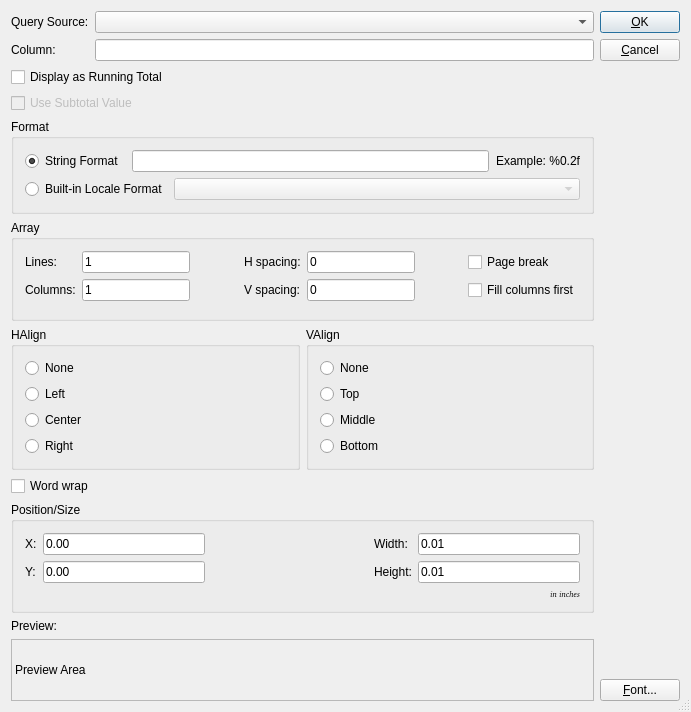
<?xml version="1.0" encoding="UTF-8"?>
<ui version="4.0">
 <comment> * OpenRPT report writer and rendering engine
 * Copyright (C) 2001-2014 by OpenMFG, LLC
 *
 * This library is free software; you can redistribute it and/or
 * modify it under the terms of the GNU Lesser General Public
 * License as published by the Free Software Foundation; either
 * version 2.1 of the License, or (at your option) any later version.
 *
 * This library is distributed in the hope that it will be useful,
 * but WITHOUT ANY WARRANTY; without even the implied warranty of
 * MERCHANTABILITY or FITNESS FOR A PARTICULAR PURPOSE. See the GNU
 * Lesser General Public License for more details.
 *
 * You should have received a copy of the GNU Lesser General Public
 * License along with this library; if not, write to the Free Software
 * Foundation, Inc., 59 Temple Place, Suite 330, Boston, MA 02111-1307 USA
 * Please contact info@openmfg.com with any questions on this license.</comment>
 <class>FieldEditor</class>
 <widget class="QDialog" name="FieldEditor">
  <property name="geometry">
   <rect>
    <x>0</x>
    <y>0</y>
    <width>691</width>
    <height>712</height>
   </rect>
  </property>
  <property name="sizePolicy">
   <sizepolicy hsizetype="Minimum" vsizetype="Minimum">
    <horstretch>0</horstretch>
    <verstretch>0</verstretch>
   </sizepolicy>
  </property>
  <property name="windowTitle">
   <string>Properties (Field)</string>
  </property>
  <property name="sizeGripEnabled">
   <bool>true</bool>
  </property>
  <layout class="QHBoxLayout" name="horizontalLayout">
   <item>
    <layout class="QVBoxLayout" name="verticalLayout">
     <item>
      <layout class="QGridLayout">
       <property name="margin">
        <number>0</number>
       </property>
       <property name="spacing">
        <number>6</number>
       </property>
       <item row="1" column="1">
        <widget class="QLineEdit" name="tbColumn"/>
       </item>
       <item row="0" column="0">
        <widget class="QLabel" name="TextLabel1_3">
         <property name="text">
          <string>Query Source:</string>
         </property>
        </widget>
       </item>
       <item row="1" column="0">
        <widget class="QLabel" name="TextLabel1">
         <property name="sizePolicy">
          <sizepolicy hsizetype="Preferred" vsizetype="Minimum">
           <horstretch>0</horstretch>
           <verstretch>0</verstretch>
          </sizepolicy>
         </property>
         <property name="text">
          <string>Column:</string>
         </property>
        </widget>
       </item>
       <item row="0" column="1">
        <widget class="QueryComboBox" name="cbQuery"/>
       </item>
      </layout>
     </item>
     <item>
      <widget class="QCheckBox" name="_cbRTotal">
       <property name="text">
        <string>Display as Running Total</string>
       </property>
      </widget>
     </item>
     <item>
      <widget class="QCheckBox" name="_cbSubTotal">
       <property name="enabled">
        <bool>false</bool>
       </property>
       <property name="text">
        <string>Use Subtotal Value</string>
       </property>
      </widget>
     </item>
     <item>
      <widget class="QGroupBox" name="_gbFormat">
       <property name="title">
        <string>Format</string>
       </property>
       <layout class="QVBoxLayout">
        <property name="spacing">
         <number>6</number>
        </property>
        <property name="margin">
         <number>11</number>
        </property>
        <item>
         <layout class="QHBoxLayout">
          <property name="spacing">
           <number>6</number>
          </property>
          <property name="margin">
           <number>0</number>
          </property>
          <item>
           <widget class="QRadioButton" name="_rbStringFormat">
            <property name="text">
             <string>String Format </string>
            </property>
            <property name="checked">
             <bool>true</bool>
            </property>
           </widget>
          </item>
          <item>
           <widget class="QLineEdit" name="_leRTotalFormat"/>
          </item>
          <item>
           <widget class="QLabel" name="_lblRTotalExample">
            <property name="sizePolicy">
             <sizepolicy hsizetype="Minimum" vsizetype="Preferred">
              <horstretch>0</horstretch>
              <verstretch>0</verstretch>
             </sizepolicy>
            </property>
            <property name="text">
             <string>Example: %0.2f</string>
            </property>
            <property name="alignment">
             <set>Qt::AlignRight|Qt::AlignTrailing|Qt::AlignVCenter</set>
            </property>
           </widget>
          </item>
         </layout>
        </item>
        <item>
         <layout class="QHBoxLayout">
          <property name="spacing">
           <number>6</number>
          </property>
          <property name="margin">
           <number>0</number>
          </property>
          <item>
           <widget class="QRadioButton" name="_rbBuiltinFormat">
            <property name="text">
             <string>Built-in Locale Format</string>
            </property>
           </widget>
          </item>
          <item>
           <widget class="QComboBox" name="_cbBuiltinFormat">
            <property name="enabled">
             <bool>false</bool>
            </property>
            <property name="sizePolicy">
             <sizepolicy hsizetype="MinimumExpanding" vsizetype="Fixed">
              <horstretch>0</horstretch>
              <verstretch>0</verstretch>
             </sizepolicy>
            </property>
           </widget>
          </item>
         </layout>
        </item>
       </layout>
      </widget>
     </item>
     <item>
      <widget class="QGroupBox" name="GroupBox_Array">
       <property name="title">
        <string>Array</string>
       </property>
       <layout class="QGridLayout" name="_3">
        <property name="margin">
         <number>11</number>
        </property>
        <property name="spacing">
         <number>6</number>
        </property>
        <item row="1" column="1">
         <widget class="QLineEdit" name="leColumns">
          <property name="maximumSize">
           <size>
            <width>16777215</width>
            <height>16777215</height>
           </size>
          </property>
          <property name="text">
           <string>1</string>
          </property>
         </widget>
        </item>
        <item row="1" column="0">
         <widget class="QLabel" name="TextLabel2_2">
          <property name="text">
           <string>Columns:</string>
          </property>
         </widget>
        </item>
        <item row="0" column="0">
         <widget class="QLabel" name="TextLabel1_3_3">
          <property name="text">
           <string>Lines:</string>
          </property>
         </widget>
        </item>
        <item row="0" column="1">
         <widget class="QLineEdit" name="leLines">
          <property name="maximumSize">
           <size>
            <width>16777215</width>
            <height>16777215</height>
           </size>
          </property>
          <property name="text">
           <string>1</string>
          </property>
         </widget>
        </item>
        <item row="0" column="2" rowspan="3">
         <spacer name="horizontalSpacer">
          <property name="orientation">
           <enum>Qt::Horizontal</enum>
          </property>
          <property name="sizeHint" stdset="0">
           <size>
            <width>20</width>
            <height>20</height>
           </size>
          </property>
         </spacer>
        </item>
        <item row="0" column="4">
         <widget class="QLabel" name="TextLabel2_3">
          <property name="text">
           <string>H spacing:</string>
          </property>
         </widget>
        </item>
        <item row="1" column="4">
         <widget class="QLabel" name="TextLabel1_3_4">
          <property name="text">
           <string>V spacing:</string>
          </property>
         </widget>
        </item>
        <item row="0" column="5">
         <widget class="QLineEdit" name="leXSpacing">
          <property name="maximumSize">
           <size>
            <width>16777215</width>
            <height>16777215</height>
           </size>
          </property>
          <property name="text">
           <string>0</string>
          </property>
         </widget>
        </item>
        <item row="1" column="5">
         <widget class="QLineEdit" name="leYSpacing">
          <property name="maximumSize">
           <size>
            <width>16777215</width>
            <height>16777215</height>
           </size>
          </property>
          <property name="text">
           <string>0</string>
          </property>
         </widget>
        </item>
        <item row="0" column="7">
         <widget class="QCheckBox" name="_cbPageBreak">
          <property name="text">
           <string>Page break</string>
          </property>
         </widget>
        </item>
        <item row="1" column="7">
         <widget class="QCheckBox" name="_cbLeftToRight">
          <property name="text">
           <string>Fill columns first</string>
          </property>
         </widget>
        </item>
        <item row="0" column="6">
         <spacer name="horizontalSpacer_3">
          <property name="orientation">
           <enum>Qt::Horizontal</enum>
          </property>
          <property name="sizeHint" stdset="0">
           <size>
            <width>20</width>
            <height>20</height>
           </size>
          </property>
         </spacer>
        </item>
       </layout>
      </widget>
     </item>
     <item>
      <layout class="QHBoxLayout">
       <property name="spacing">
        <number>6</number>
       </property>
       <property name="margin">
        <number>0</number>
       </property>
       <item>
        <widget class="QGroupBox" name="bgHAlign">
         <property name="sizePolicy">
          <sizepolicy hsizetype="Preferred" vsizetype="Minimum">
           <horstretch>0</horstretch>
           <verstretch>0</verstretch>
          </sizepolicy>
         </property>
         <property name="title">
          <string>HAlign</string>
         </property>
         <layout class="QVBoxLayout">
          <item>
           <widget class="QRadioButton" name="rbHAlignNone">
            <property name="text">
             <string>None</string>
            </property>
           </widget>
          </item>
          <item>
           <widget class="QRadioButton" name="rbHAlignLeft">
            <property name="text">
             <string>Left</string>
            </property>
           </widget>
          </item>
          <item>
           <widget class="QRadioButton" name="rbHAlignCenter">
            <property name="text">
             <string>Center</string>
            </property>
           </widget>
          </item>
          <item>
           <widget class="QRadioButton" name="rbHAlignRight">
            <property name="text">
             <string>Right</string>
            </property>
           </widget>
          </item>
         </layout>
        </widget>
       </item>
       <item>
        <widget class="QGroupBox" name="bgVAlign">
         <property name="sizePolicy">
          <sizepolicy hsizetype="Preferred" vsizetype="Minimum">
           <horstretch>0</horstretch>
           <verstretch>0</verstretch>
          </sizepolicy>
         </property>
         <property name="title">
          <string>VAlign</string>
         </property>
         <layout class="QVBoxLayout">
          <property name="spacing">
           <number>6</number>
          </property>
          <property name="margin">
           <number>11</number>
          </property>
          <item>
           <widget class="QRadioButton" name="rbVAlignNone">
            <property name="text">
             <string>None</string>
            </property>
           </widget>
          </item>
          <item>
           <widget class="QRadioButton" name="rbVAlignTop">
            <property name="text">
             <string>Top</string>
            </property>
           </widget>
          </item>
          <item>
           <widget class="QRadioButton" name="rbVAlignMiddle">
            <property name="text">
             <string>Middle</string>
            </property>
           </widget>
          </item>
          <item>
           <widget class="QRadioButton" name="rbVAlignBottom">
            <property name="text">
             <string>Bottom</string>
            </property>
           </widget>
          </item>
         </layout>
        </widget>
       </item>
      </layout>
     </item>
     <item>
      <widget class="QCheckBox" name="_cbWordWrap">
       <property name="text">
        <string>Word wrap</string>
       </property>
      </widget>
     </item>
     <item>
      <widget class="QGroupBox" name="GroupBox1">
       <property name="title">
        <string>Position/Size</string>
       </property>
       <layout class="QGridLayout">
        <property name="margin">
         <number>11</number>
        </property>
        <property name="spacing">
         <number>6</number>
        </property>
        <item row="1" column="4">
         <widget class="QLineEdit" name="leHeight">
          <property name="text">
           <string>0.01</string>
          </property>
         </widget>
        </item>
        <item row="0" column="4">
         <widget class="QLineEdit" name="leWidth">
          <property name="text">
           <string>0.01</string>
          </property>
         </widget>
        </item>
        <item row="1" column="0">
         <widget class="QLabel" name="TextLabel2">
          <property name="text">
           <string>Y:</string>
          </property>
         </widget>
        </item>
        <item row="1" column="3">
         <widget class="QLabel" name="TextLabel4">
          <property name="text">
           <string>Height:</string>
          </property>
         </widget>
        </item>
        <item row="0" column="0">
         <widget class="QLabel" name="TextLabel1_3_2">
          <property name="text">
           <string>X:</string>
          </property>
         </widget>
        </item>
        <item row="0" column="3">
         <widget class="QLabel" name="TextLabel3">
          <property name="text">
           <string>Width:</string>
          </property>
         </widget>
        </item>
        <item row="2" column="4">
         <widget class="QLabel" name="TextLabel5">
          <property name="font">
           <font>
            <family>Helvetica [Cronyx]</family>
            <pointsize>6</pointsize>
            <weight>50</weight>
            <italic>true</italic>
            <bold>false</bold>
            <underline>false</underline>
            <strikeout>false</strikeout>
           </font>
          </property>
          <property name="text">
           <string>in inches</string>
          </property>
          <property name="textFormat">
           <enum>Qt::AutoText</enum>
          </property>
          <property name="alignment">
           <set>Qt::AlignRight|Qt::AlignTrailing|Qt::AlignVCenter</set>
          </property>
         </widget>
        </item>
        <item row="1" column="1">
         <widget class="QLineEdit" name="leYPos">
          <property name="text">
           <string>0.00</string>
          </property>
         </widget>
        </item>
        <item row="0" column="1">
         <widget class="QLineEdit" name="leXPos">
          <property name="text">
           <string>0.00</string>
          </property>
         </widget>
        </item>
        <item row="0" column="2">
         <spacer name="horizontalSpacer_2">
          <property name="orientation">
           <enum>Qt::Horizontal</enum>
          </property>
          <property name="sizeHint" stdset="0">
           <size>
            <width>40</width>
            <height>20</height>
           </size>
          </property>
         </spacer>
        </item>
       </layout>
      </widget>
     </item>
     <item>
      <widget class="QLabel" name="TextLabel1_2">
       <property name="sizePolicy">
        <sizepolicy hsizetype="Preferred" vsizetype="Minimum">
         <horstretch>0</horstretch>
         <verstretch>0</verstretch>
        </sizepolicy>
       </property>
       <property name="text">
        <string>Preview:</string>
       </property>
      </widget>
     </item>
     <item>
      <widget class="QLabel" name="labelPreview">
       <property name="sizePolicy">
        <sizepolicy hsizetype="Preferred" vsizetype="Expanding">
         <horstretch>0</horstretch>
         <verstretch>0</verstretch>
        </sizepolicy>
       </property>
       <property name="minimumSize">
        <size>
         <width>0</width>
         <height>42</height>
        </size>
       </property>
       <property name="frameShape">
        <enum>QFrame::StyledPanel</enum>
       </property>
       <property name="frameShadow">
        <enum>QFrame::Sunken</enum>
       </property>
       <property name="text">
        <string>Preview Area</string>
       </property>
       <property name="alignment">
        <set>Qt::AlignVCenter</set>
       </property>
      </widget>
     </item>
    </layout>
   </item>
   <item>
    <layout class="QVBoxLayout">
     <property name="spacing">
      <number>6</number>
     </property>
     <property name="margin">
      <number>0</number>
     </property>
     <item>
      <widget class="QPushButton" name="buttonOk">
       <property name="text">
        <string>&amp;OK</string>
       </property>
       <property name="shortcut">
        <string>Alt+O</string>
       </property>
       <property name="autoDefault">
        <bool>true</bool>
       </property>
       <property name="default">
        <bool>true</bool>
       </property>
      </widget>
     </item>
     <item>
      <widget class="QPushButton" name="buttonCancel">
       <property name="text">
        <string>&amp;Cancel</string>
       </property>
       <property name="shortcut">
        <string>Alt+C</string>
       </property>
       <property name="autoDefault">
        <bool>true</bool>
       </property>
      </widget>
     </item>
     <item>
      <spacer>
       <property name="orientation">
        <enum>Qt::Vertical</enum>
       </property>
       <property name="sizeType">
        <enum>QSizePolicy::Expanding</enum>
       </property>
       <property name="sizeHint" stdset="0">
        <size>
         <width>20</width>
         <height>20</height>
        </size>
       </property>
      </spacer>
     </item>
     <item>
      <widget class="QPushButton" name="btnFont">
       <property name="text">
        <string>&amp;Font...</string>
       </property>
      </widget>
     </item>
    </layout>
   </item>
  </layout>
 </widget>
 <layoutdefault spacing="6" margin="11"/>
 <customwidgets>
  <customwidget>
   <class>QueryComboBox</class>
   <extends>QComboBox</extends>
   <header>querycombobox.h</header>
  </customwidget>
 </customwidgets>
 <tabstops>
  <tabstop>cbQuery</tabstop>
  <tabstop>tbColumn</tabstop>
  <tabstop>_cbRTotal</tabstop>
  <tabstop>_rbStringFormat</tabstop>
  <tabstop>_leRTotalFormat</tabstop>
  <tabstop>_rbBuiltinFormat</tabstop>
  <tabstop>_cbBuiltinFormat</tabstop>
  <tabstop>rbHAlignNone</tabstop>
  <tabstop>rbHAlignLeft</tabstop>
  <tabstop>rbHAlignCenter</tabstop>
  <tabstop>rbHAlignRight</tabstop>
  <tabstop>rbVAlignNone</tabstop>
  <tabstop>rbVAlignTop</tabstop>
  <tabstop>rbVAlignMiddle</tabstop>
  <tabstop>rbVAlignBottom</tabstop>
  <tabstop>leXPos</tabstop>
  <tabstop>leWidth</tabstop>
  <tabstop>leYPos</tabstop>
  <tabstop>leHeight</tabstop>
  <tabstop>btnFont</tabstop>
  <tabstop>buttonOk</tabstop>
  <tabstop>buttonCancel</tabstop>
 </tabstops>
 <resources/>
 <connections>
  <connection>
   <sender>buttonOk</sender>
   <signal>clicked()</signal>
   <receiver>FieldEditor</receiver>
   <slot>accept()</slot>
   <hints>
    <hint type="sourcelabel">
     <x>20</x>
     <y>20</y>
    </hint>
    <hint type="destinationlabel">
     <x>20</x>
     <y>20</y>
    </hint>
   </hints>
  </connection>
  <connection>
   <sender>buttonCancel</sender>
   <signal>clicked()</signal>
   <receiver>FieldEditor</receiver>
   <slot>reject()</slot>
   <hints>
    <hint type="sourcelabel">
     <x>20</x>
     <y>20</y>
    </hint>
    <hint type="destinationlabel">
     <x>20</x>
     <y>20</y>
    </hint>
   </hints>
  </connection>
  <connection>
   <sender>_cbRTotal</sender>
   <signal>toggled(bool)</signal>
   <receiver>_gbFormat</receiver>
   <slot>setEnabled(bool)</slot>
   <hints>
    <hint type="sourcelabel">
     <x>20</x>
     <y>20</y>
    </hint>
    <hint type="destinationlabel">
     <x>20</x>
     <y>20</y>
    </hint>
   </hints>
  </connection>
  <connection>
   <sender>_rbStringFormat</sender>
   <signal>toggled(bool)</signal>
   <receiver>_leRTotalFormat</receiver>
   <slot>setEnabled(bool)</slot>
   <hints>
    <hint type="sourcelabel">
     <x>20</x>
     <y>20</y>
    </hint>
    <hint type="destinationlabel">
     <x>20</x>
     <y>20</y>
    </hint>
   </hints>
  </connection>
  <connection>
   <sender>_rbStringFormat</sender>
   <signal>toggled(bool)</signal>
   <receiver>_lblRTotalExample</receiver>
   <slot>setEnabled(bool)</slot>
   <hints>
    <hint type="sourcelabel">
     <x>20</x>
     <y>20</y>
    </hint>
    <hint type="destinationlabel">
     <x>20</x>
     <y>20</y>
    </hint>
   </hints>
  </connection>
  <connection>
   <sender>_rbBuiltinFormat</sender>
   <signal>toggled(bool)</signal>
   <receiver>_cbBuiltinFormat</receiver>
   <slot>setEnabled(bool)</slot>
   <hints>
    <hint type="sourcelabel">
     <x>20</x>
     <y>20</y>
    </hint>
    <hint type="destinationlabel">
     <x>20</x>
     <y>20</y>
    </hint>
   </hints>
  </connection>
 </connections>
</ui>
